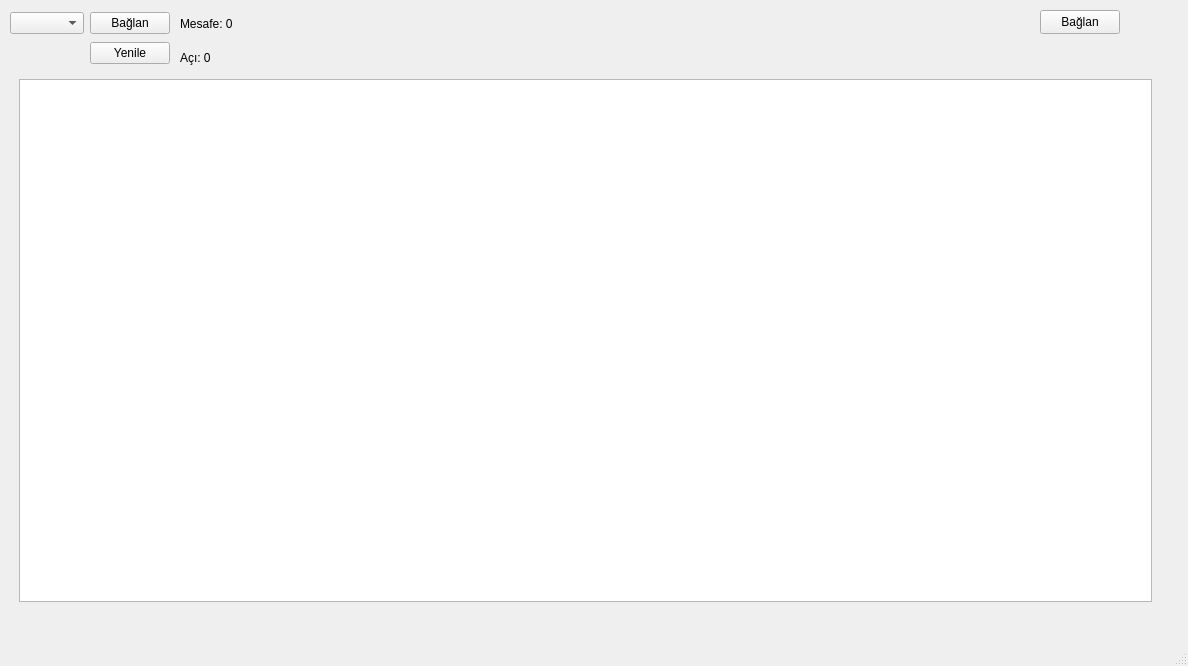
<?xml version="1.0" encoding="UTF-8"?>
<ui version="4.0">
 <class>MainWindow</class>
 <widget class="QMainWindow" name="MainWindow">
  <property name="geometry">
   <rect>
    <x>0</x>
    <y>0</y>
    <width>1188</width>
    <height>666</height>
   </rect>
  </property>
  <property name="windowTitle">
   <string>MainWindow</string>
  </property>
  <widget class="QWidget" name="centralwidget">
   <widget class="QWidget" name="gridLayoutWidget">
    <property name="geometry">
     <rect>
      <x>10</x>
      <y>10</y>
      <width>160</width>
      <height>56</height>
     </rect>
    </property>
    <layout class="QGridLayout" name="gridLayout">
     <item row="0" column="0">
      <widget class="QComboBox" name="COMCombo"/>
     </item>
     <item row="0" column="1">
      <widget class="QPushButton" name="connectButton">
       <property name="inputMethodHints">
        <set>Qt::ImhNone</set>
       </property>
       <property name="text">
        <string>Bağlan</string>
       </property>
       <property name="autoDefault">
        <bool>false</bool>
       </property>
       <property name="default">
        <bool>false</bool>
       </property>
       <property name="flat">
        <bool>false</bool>
       </property>
      </widget>
     </item>
     <item row="1" column="1">
      <widget class="QPushButton" name="refreshButton">
       <property name="inputMethodHints">
        <set>Qt::ImhNone</set>
       </property>
       <property name="text">
        <string>Yenile</string>
       </property>
       <property name="autoDefault">
        <bool>false</bool>
       </property>
       <property name="default">
        <bool>false</bool>
       </property>
       <property name="flat">
        <bool>false</bool>
       </property>
      </widget>
     </item>
    </layout>
   </widget>
   <widget class="QFrame" name="horizontalFrame">
    <property name="geometry">
     <rect>
      <x>10</x>
      <y>70</y>
      <width>1151</width>
      <height>541</height>
     </rect>
    </property>
    <layout class="QHBoxLayout" name="horizontalLayout">
     <item>
      <widget class="QGraphicsView" name="graphicsView"/>
     </item>
    </layout>
   </widget>
   <widget class="QWidget" name="verticalLayoutWidget">
    <property name="geometry">
     <rect>
      <x>180</x>
      <y>10</y>
      <width>101</width>
      <height>61</height>
     </rect>
    </property>
    <layout class="QVBoxLayout" name="verticalLayout">
     <item>
      <widget class="QLabel" name="distance_lbl">
       <property name="text">
        <string>Mesafe: 0</string>
       </property>
      </widget>
     </item>
     <item>
      <widget class="QLabel" name="angle_lbl">
       <property name="text">
        <string>Açı: 0</string>
       </property>
      </widget>
     </item>
    </layout>
   </widget>
   <widget class="QPushButton" name="lidar_start_btn">
    <property name="geometry">
     <rect>
      <x>1040</x>
      <y>10</y>
      <width>80</width>
      <height>24</height>
     </rect>
    </property>
    <property name="inputMethodHints">
     <set>Qt::ImhNone</set>
    </property>
    <property name="text">
     <string>Bağlan</string>
    </property>
    <property name="autoDefault">
     <bool>false</bool>
    </property>
    <property name="default">
     <bool>false</bool>
    </property>
    <property name="flat">
     <bool>false</bool>
    </property>
   </widget>
  </widget>
  <widget class="QMenuBar" name="menubar">
   <property name="geometry">
    <rect>
     <x>0</x>
     <y>0</y>
     <width>1188</width>
     <height>21</height>
    </rect>
   </property>
  </widget>
  <widget class="QStatusBar" name="statusbar"/>
 </widget>
 <resources/>
 <connections/>
</ui>
